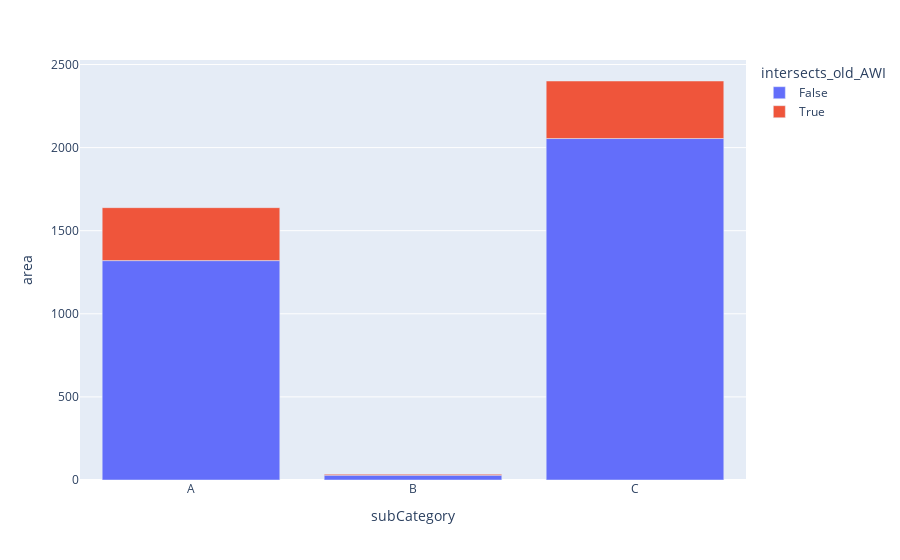

This figure's notebook cell:
### Code cell
fig = px.bar(df_grouped_not_ancient, x ='subCategory', y = 'area' , color='intersects_old_AWI')
fig.show()

### Figure 1 — Plotly figure (JSON) as saved in the notebook; plotly's stock layout.template omitted (floating-point values rounded to 4 significant figures)
{"data": [{"hovertemplate": "intersects_old_AWI=False<br>subCategory=%{x}<br>area=%{y}<extra></extra>", "legendgroup": "False", "marker": {"color": "#636efa", "pattern": {"shape": ""}}, "name": "False", "orientation": "v", "showlegend": true, "textposition": "auto", "type": "bar", "x": ["A", "B", "C"], "xaxis": "x", "y": [1320.0, 28.92, 2055.0], "yaxis": "y"}, {"hovertemplate": "intersects_old_AWI=True<br>subCategory=%{x}<br>area=%{y}<extra></extra>", "legendgroup": "True", "marker": {"color": "#EF553B", "pattern": {"shape": ""}}, "name": "True", "orientation": "v", "showlegend": true, "textposition": "auto", "type": "bar", "x": ["A", "B", "C"], "xaxis": "x", "y": [318.6, 6.276, 346.1], "yaxis": "y"}], "layout": {"barmode": "relative", "legend": {"title": {"text": "intersects_old_AWI"}, "tracegroupgap": 0}, "margin": {"t": 60}, "xaxis": {"anchor": "y", "domain": [0, 1], "title": {"text": "subCategory"}}, "yaxis": {"anchor": "x", "domain": [0, 1], "title": {"text": "area"}}}}
